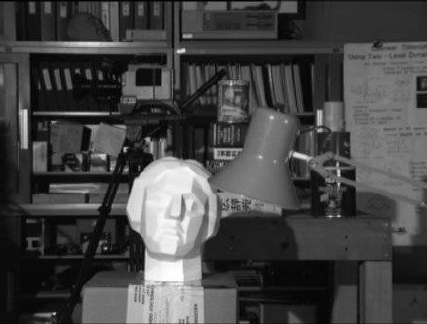
#> input picture U4/forCLA.png, 427 x 324 px
$ python '直方图均衡化.py'
#> lines starting #> are read from the running program, lines starting #| are printed output that depends on the picture; after the words box and inside, x2 and y2 are one past the last pixel; in counts of white or black regions, pixels touching at a corner belong together
import numpy as np
import cv2 as cv

def calcdrawhist(img,color):
    hist = cv.calcHist([img],[0],None,[256],[0.0,255.0])
    minVal,maxVal,minLoc,maxLoc = cv.minMaxLoc(hist)  # 统计最大值，最小值
    histimg = np.zeros([256,256,3],np.uint8) # 黑色
    hpt = int(0.9*256)  # 直方图在0.9到255之间
    for h in range(256):
        intensity = int(hist[h]*hpt/maxVal)  # 密度
        cv.line(histimg,(h,256),(h,256-intensity),color)
    return histimg

def main():
    test = cv.imread('./forCLA.png')
#> test is the input picture: shape (324, 427, 3); min 0, max 255, mean 68.8
    gray = cv.cvtColor(test,cv.COLOR_BGR2GRAY)
    equ = cv.equalizeHist(gray)  # 均衡化
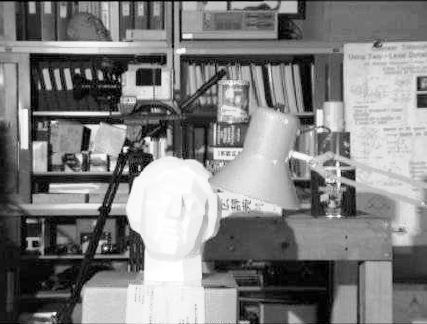
#> equ: shape (324, 427); min 0, max 255, mean 128.4
    cla = cv.createCLAHE(clipLimit=2.0,tileGridSize=(8,8))  # 自适应
    cll = cla.apply(gray)
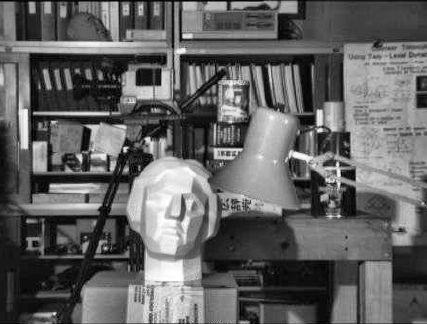
#> cll: shape (324, 427); min 0, max 255, mean 98.3
    cv.imshow('imshow',np.hstack((gray,equ,cll)))
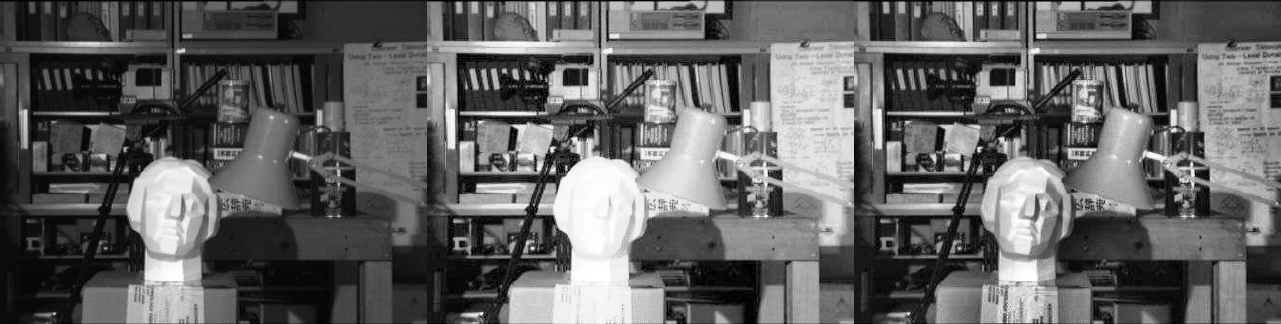
#> window 'imshow': shape (324, 1281); min 0, max 255, mean 98.5
    hist_gray = calcdrawhist(gray,(255,255,255))
#> in calcdrawhist, `hist = cv.calcHist([img],[0],None,[256],[0.0,255.0])`: hist = 256 values, max 2533 at index 47, min 0 at index 255, mean 540.3
#> in calcdrawhist, `minVal,maxVal,minLoc,maxLoc = cv.minMaxLoc(hist)`: minVal = 0; maxVal = 2533; minLoc = (0, 255); maxLoc = (0, 47)
#> the loop in calcdrawhist, `for h in range(256):` made 256 passes
#> intensity on passes 1 to 3: 9, 3, 5
#> after the loop in calcdrawhist, `for h in range(256):`:
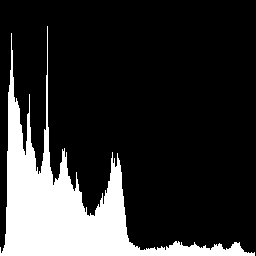
#> histimg: shape (256, 256, 3); 19% white; 1 white region, box (x1, y1, x2, y2) and area: (0, 26, 255, 256) 12427
    hist_equ = calcdrawhist(equ,(255,255,255))
#> call 2 of calcdrawhist, with color = (255, 255, 255)
#> in calcdrawhist (call 2), `hist = cv.calcHist([img],[0],None,[256],[0.0,255.0])`: hist = 256 values, max 2533 at index 113, min 0 at index 3, mean 539.3
#> in calcdrawhist (call 2), `minVal,maxVal,minLoc,maxLoc = cv.minMaxLoc(hist)`: minLoc = (0, 3); maxLoc = (0, 113)
#> the loop in calcdrawhist (call 2), `for h in range(256):` made 256 passes
#> intensity on passes 1 to 3: 26, 33, 49
#> after the loop in calcdrawhist (call 2), `for h in range(256):`:
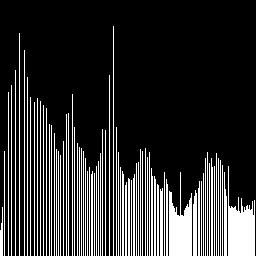
#> histimg: shape (256, 256, 3); 19% white; 78 white regions, largest, box (x1, y1, x2, y2) and area: (228, 166, 255, 256) 1363, (169, 172, 192, 256) 1187, (193, 190, 197, 256) 241
    hist_cll = calcdrawhist(cll,(255,255,255))
#> call 3 of calcdrawhist, with color = (255, 255, 255)
#> in calcdrawhist (call 3), `hist = cv.calcHist([img],[0],None,[256],[0.0,255.0])`: hist = 256 values, max 1305 at index 18, min 0 at index 255, mean 540.3
#> in calcdrawhist (call 3), `minVal,maxVal,minLoc,maxLoc = cv.minMaxLoc(hist)`: maxVal = 1305; minLoc = (0, 255); maxLoc = (0, 18)
#> the loop in calcdrawhist (call 3), `for h in range(256):` made 256 passes
#> intensity on passes 1 to 3: 0, 10, 22
#> after the loop in calcdrawhist (call 3), `for h in range(256):`:
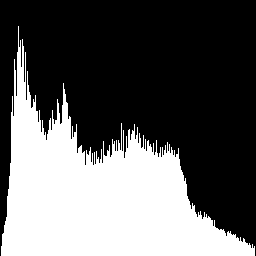
#> histimg: shape (256, 256, 3); 37% white; 1 white region, box (x1, y1, x2, y2) and area: (1, 26, 255, 256) 24248
    cv.imshow('histshow',np.hstack((hist_gray,hist_equ,hist_cll)))
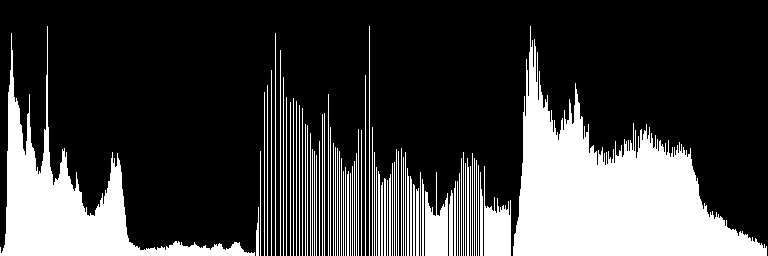
#> window 'histshow': shape (256, 768, 3); 25% white; 80 white regions, largest, box (x1, y1, x2, y2) and area: (513, 26, 767, 256) 24248, (0, 26, 255, 256) 12427, (484, 166, 511, 256) 1363
    cv.waitKey(0)
    cv.destroyAllWindows()

if __name__=='__main__':
    main()

$ run again, with U4/noisy2.png copied over U4/forCLA.png
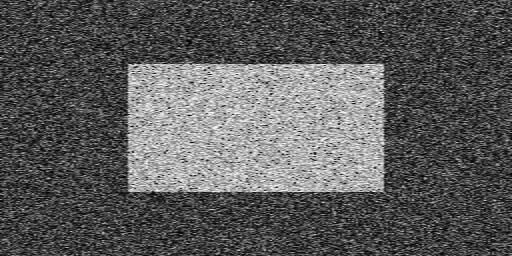
#> input picture U4/noisy2.png, 512 x 256 px
#> in main, test is the input picture: shape (256, 512, 3); min 0, max 254, mean 91
#> hist = 256 values, max 1277 at index 49, min 0 at index 255, mean 512
#> minVal = 0; maxVal = 1277; minLoc = (0, 255); maxLoc = (0, 49)
#> the loop in calcdrawhist, `for h in range(256):` made 256 passes
#> intensity on passes 1 to 3: 3, 5, 8
#> after the loop in calcdrawhist, `for h in range(256):`:
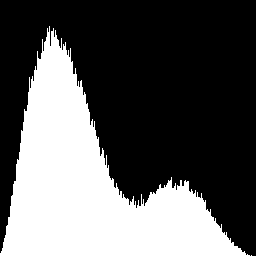
#> histimg: shape (256, 256, 3); 35.8% white; 2 white regions (1 under 20 px), largest, box (x1, y1, x2, y2) and area: (0, 26, 250, 256) 23478
#> the loop in calcdrawhist (call 2), `for h in range(256):` made 256 passes
#> intensity on passes 1 to 3: 32, 101, 79
#> in main, `cv.imshow('histshow',np.hstack((hist_gray,hist_equ,hist_cll)))`:
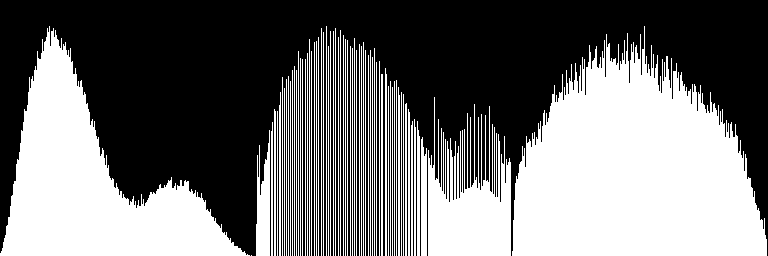
#> window 'histshow': shape (256, 768, 3); 43.8% white; 69 white regions (1 under 20 px), largest, box (x1, y1, x2, y2) and area: (512, 26, 767, 256) 39183, (0, 26, 250, 256) 23478, (428, 97, 511, 256) 7736
